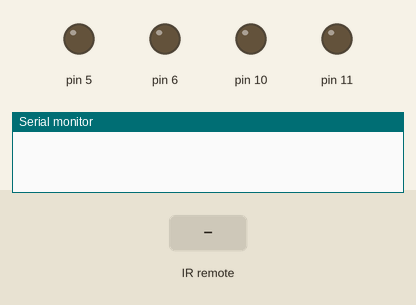
Bench run of a sketch on a simulated Arduino Uno, built with avr-gcc and run on an emulated ATmega328P. Shown: output pins drawn as LEDs (lit = HIGH), the last lines printed to the serial monitor. Inputs (shaded band) come from the test bench.

Above: at 1.2 s.
1.3 s: infrared code 0xA7BCA received
At 2.2 s:
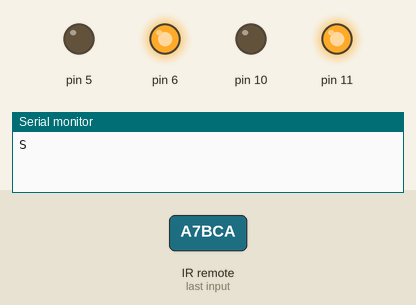
2.8 s: infrared code 0xB7BCA received
At 3.4 s:
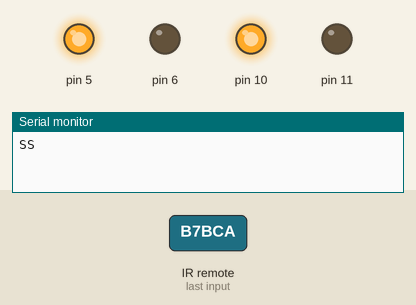
4.3 s: infrared code 0xC8BCA received
At 4.6 s:
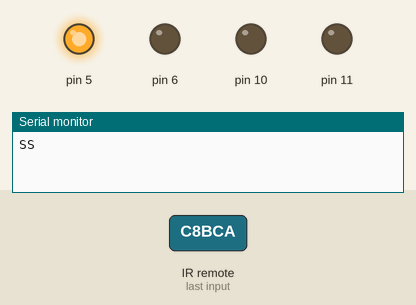
5.8 s: infrared code 0xD9BCA received
At 7.0 s:
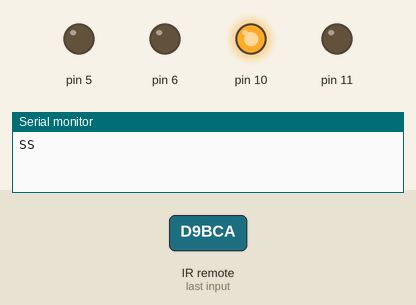
7.3 s: infrared code 0x9C40 received
At 8.2 s:
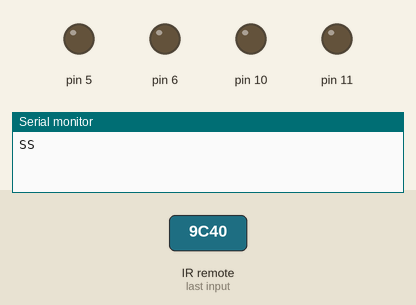
Timing chart, 0 to 9.8 s (numbered marks = the images above; inputs shaded):
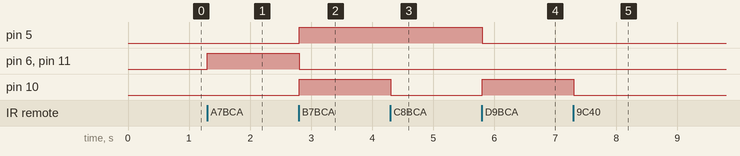

The sketch:

motor_IR.ino
```cpp
// (licence header left out)
#include <IRremote.h>

int RECV_PIN = 3;

IRrecv irrecv(RECV_PIN);

decode_results results;

void setup()
{
  Serial.begin(115200);
  pinMode(11, OUTPUT);
  pinMode(10, OUTPUT);
  pinMode(5, OUTPUT);
  pinMode(6, OUTPUT);

  irrecv.enableIRIn(); // Start the receiver
}

void loop() {
  if (irrecv.decode(&results)) {
    if (results.value == 687050){
      digitalWrite(6, HIGH);
      digitalWrite(11, HIGH);
      digitalWrite(5, LOW);
      digitalWrite(10, LOW);

      Serial.print('S');
      delay(100);
    }
      if (results.value == 752586){
      digitalWrite(5, HIGH);
      digitalWrite(10, HIGH);
      digitalWrite(6, LOW);
      digitalWrite(11, LOW);


      Serial.print('S');
      delay(100);
    }

       if (results.value == 40000){
      digitalWrite(5, LOW);
      digitalWrite(10, LOW);
      digitalWrite(6, LOW);
      digitalWrite(11, LOW);
       }

         if (results.value == 822218){
      digitalWrite(5, HIGH);
      digitalWrite(10, LOW);
      digitalWrite(6, LOW);
      digitalWrite(11, LOW);
       }

       if (results.value == 891850){
      digitalWrite(5, LOW);
      digitalWrite(10, HIGH);
      digitalWrite(6, LOW);
      digitalWrite(11, LOW);
       }
    //Serial.println(results.value);
    //Serial.println(results.value, HEX);
    irrecv.resume(); // Receive the next value
  }
  delay(100);
}
```

Measured:
- after the input at 1.3 s, pin 6, pin 11: LOW → HIGH at once
- after the input at 2.8 s, pin 5, pin 10: LOW → HIGH at once; pin 6, pin 11: HIGH → LOW at once
- after the input at 4.3 s, pin 10: HIGH → LOW at once
- after the input at 5.8 s, pin 5: HIGH → LOW at once; pin 10: LOW → HIGH at once
- after the input at 7.3 s, pin 10: HIGH → LOW at once
